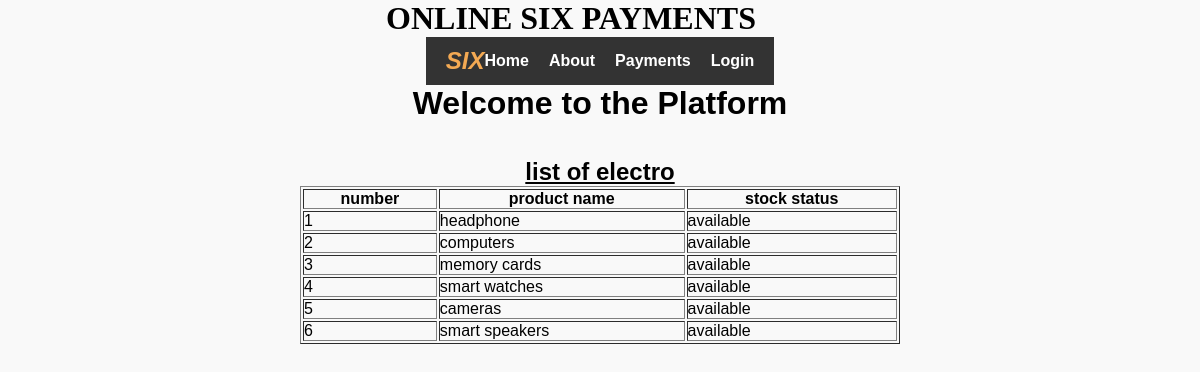
Screenshot of /table1.php with the database file from the repository.
### tables this page shows
CREATE TABLE `electronics` (
  `el_id` int(255) NOT NULL,
  `name` varchar(255) DEFAULT NULL,
  `stock` varchar(255) DEFAULT NULL
);

### table1.php (the view, shortened to what this page needs)
<!DOCTYPE html>
<html lang="en">
<head>
    <link rel="stylesheet" href="css/home.css">
</head>
<body>
<div>
               <h1 style="font-family: cursive;">  ONLINE SIX PAYMENTS <img src="logo.jpg" style="width:50px;height:15px;"></h1>
               </div>
               <nav class="navbar">
                   <div class="logo"><i><b>SIX</b></i></div>
                   <ul class="nav-links">
                       <li><a href="home.php">Home</a></li>
                       <li><a href="about.php">About</a></li>
                       <li><a href="appointments.php">Payments</a></li>
                       <li><a href="index.php">Login</a></li>
                   </ul>
               </nav>
               <h1>Welcome to the Platform</h1><br><br>
               <?php
               include 'connection.php';
               $sel = "select * from electronics";
               $res = $con->query($sel);
               ?>
               <center><h2><u>list of electro</u></h2></center>
               <table border="1"; style="width:50%";>
                <tr>
                    <th>number</th>
                    <th>product name</th>
                    <th>stock status</th>
                </tr>
                <?php
                if ($res->num_rows > 0){
                while ($row= $res->fetch_assoc()){
                    echo "<tr>
                    <td>{$row['el_id']}</td>
                    <td>{$row['name']}</td>
                    <td>{$row['stock']}</td>
                    </tr>";
                }}
                else {
                    echo "<tr><td colspan='3'>No data found</td></tr>";
                }
                ?>
                </table>
</body>
</html>

### css/home.css (style rules this page uses)
* { margin: 0; padding: 0; box-sizing: border-box; }
.navbar { display: flex; justify-content: space-between; align-items: center; padding: 10px 20px; background-color: #333; color: white; }
.logo { font-size: 1.5em; font-weight: bold; color: #f3a953; }
.nav-links { list-style: none; display: flex; gap: 20px; }
.nav-links li { display: inline; }
.nav-links a { text-decoration: none; color: white; font-weight: bold; transition: color 0.3s ease; }
body { font-family: Arial, sans-serif; margin: 0; padding: 0; display: flex; flex-direction: column; align-items: center; background-color: #f9f9f9; }

### rows the page displays
electronics: el_id "1", name "headphone", stock "available"
electronics: el_id "2", name "computers", stock "available"
electronics: el_id "3", name "memory cards", stock "available"
electronics: el_id "4", name "smart watches", stock "available"
electronics: el_id "5", name "cameras", stock "available"
electronics: el_id "6", name "smart speakers", stock "available"
